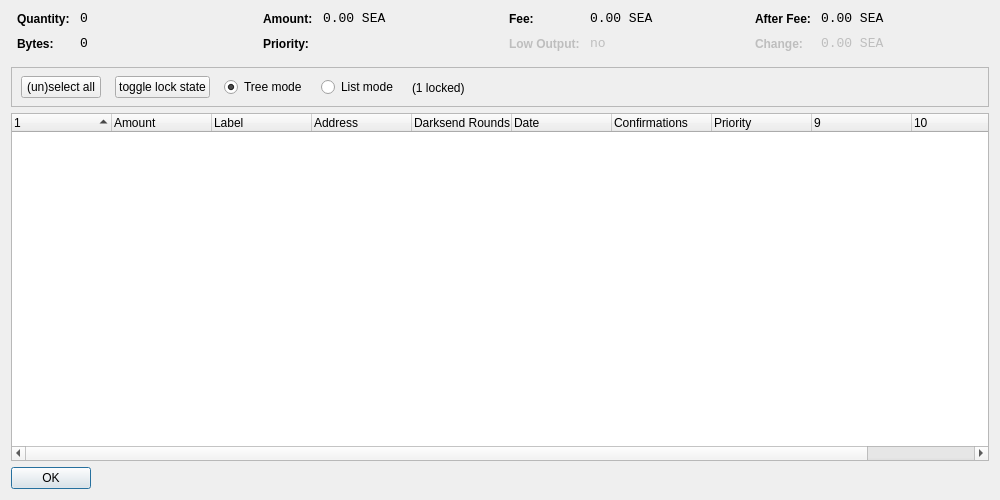
<?xml version="1.0" encoding="UTF-8"?>
<ui version="4.0">
 <class>CoinControlDialog</class>
 <widget class="QDialog" name="CoinControlDialog">
  <property name="geometry">
   <rect>
    <x>0</x>
    <y>0</y>
    <width>1000</width>
    <height>500</height>
   </rect>
  </property>
  <property name="windowTitle">
   <string>Coin Control</string>
  </property>
  <layout class="QVBoxLayout" name="verticalLayout">
   <item>
    <layout class="QHBoxLayout" name="horizontalLayoutTop" stretch="0,0,0,0">
     <property name="topMargin">
      <number>0</number>
     </property>
     <property name="bottomMargin">
      <number>10</number>
     </property>
     <item>
      <layout class="QFormLayout" name="formLayoutCoinControl1">
       <property name="horizontalSpacing">
        <number>10</number>
       </property>
       <property name="verticalSpacing">
        <number>10</number>
       </property>
       <property name="leftMargin">
        <number>6</number>
       </property>
       <property name="rightMargin">
        <number>6</number>
       </property>
       <item row="0" column="0">
        <widget class="QLabel" name="labelCoinControlQuantityText">
         <property name="styleSheet">
          <string notr="true">font-weight:bold;</string>
         </property>
         <property name="text">
          <string>Quantity:</string>
         </property>
        </widget>
       </item>
       <item row="0" column="1">
        <widget class="QLabel" name="labelCoinControlQuantity">
         <property name="font">
          <font>
           <family>Monospace</family>
           <pointsize>10</pointsize>
          </font>
         </property>
         <property name="cursor">
          <cursorShape>IBeamCursor</cursorShape>
         </property>
         <property name="contextMenuPolicy">
          <enum>Qt::ActionsContextMenu</enum>
         </property>
         <property name="text">
          <string notr="true">0</string>
         </property>
         <property name="textInteractionFlags">
          <set>Qt::LinksAccessibleByMouse|Qt::TextSelectableByKeyboard|Qt::TextSelectableByMouse</set>
         </property>
        </widget>
       </item>
       <item row="1" column="0">
        <widget class="QLabel" name="labelCoinControlBytesText">
         <property name="styleSheet">
          <string notr="true">font-weight:bold;</string>
         </property>
         <property name="text">
          <string>Bytes:</string>
         </property>
        </widget>
       </item>
       <item row="1" column="1">
        <widget class="QLabel" name="labelCoinControlBytes">
         <property name="font">
          <font>
           <family>Monospace</family>
           <pointsize>10</pointsize>
          </font>
         </property>
         <property name="cursor">
          <cursorShape>IBeamCursor</cursorShape>
         </property>
         <property name="contextMenuPolicy">
          <enum>Qt::ActionsContextMenu</enum>
         </property>
         <property name="text">
          <string notr="true">0</string>
         </property>
         <property name="textInteractionFlags">
          <set>Qt::LinksAccessibleByMouse|Qt::TextSelectableByKeyboard|Qt::TextSelectableByMouse</set>
         </property>
        </widget>
       </item>
      </layout>
     </item>
     <item>
      <layout class="QFormLayout" name="formLayoutCoinControl2">
       <property name="horizontalSpacing">
        <number>10</number>
       </property>
       <property name="verticalSpacing">
        <number>10</number>
       </property>
       <property name="leftMargin">
        <number>6</number>
       </property>
       <property name="rightMargin">
        <number>6</number>
       </property>
       <item row="0" column="0">
        <widget class="QLabel" name="labelCoinControlAmountText">
         <property name="styleSheet">
          <string notr="true">font-weight:bold;</string>
         </property>
         <property name="text">
          <string>Amount:</string>
         </property>
        </widget>
       </item>
       <item row="0" column="1">
        <widget class="QLabel" name="labelCoinControlAmount">
         <property name="font">
          <font>
           <family>Monospace</family>
           <pointsize>10</pointsize>
          </font>
         </property>
         <property name="cursor">
          <cursorShape>IBeamCursor</cursorShape>
         </property>
         <property name="contextMenuPolicy">
          <enum>Qt::ActionsContextMenu</enum>
         </property>
         <property name="text">
          <string notr="true">0.00 SEA</string>
         </property>
         <property name="textInteractionFlags">
          <set>Qt::LinksAccessibleByMouse|Qt::TextSelectableByKeyboard|Qt::TextSelectableByMouse</set>
         </property>
        </widget>
       </item>
       <item row="1" column="0">
        <widget class="QLabel" name="labelCoinControlPriorityText">
         <property name="styleSheet">
          <string notr="true">font-weight:bold;</string>
         </property>
         <property name="text">
          <string>Priority:</string>
         </property>
        </widget>
       </item>
       <item row="1" column="1">
        <widget class="QLabel" name="labelCoinControlPriority">
         <property name="font">
          <font>
           <family>Monospace</family>
           <pointsize>10</pointsize>
          </font>
         </property>
         <property name="cursor">
          <cursorShape>IBeamCursor</cursorShape>
         </property>
         <property name="contextMenuPolicy">
          <enum>Qt::ActionsContextMenu</enum>
         </property>
         <property name="text">
          <string/>
         </property>
         <property name="textInteractionFlags">
          <set>Qt::LinksAccessibleByMouse|Qt::TextSelectableByKeyboard|Qt::TextSelectableByMouse</set>
         </property>
        </widget>
       </item>
      </layout>
     </item>
     <item>
      <layout class="QFormLayout" name="formLayoutCoinControl3">
       <property name="horizontalSpacing">
        <number>10</number>
       </property>
       <property name="verticalSpacing">
        <number>10</number>
       </property>
       <property name="leftMargin">
        <number>6</number>
       </property>
       <property name="rightMargin">
        <number>6</number>
       </property>
       <item row="0" column="0">
        <widget class="QLabel" name="labelCoinControlFeeText">
         <property name="styleSheet">
          <string notr="true">font-weight:bold;</string>
         </property>
         <property name="text">
          <string>Fee:</string>
         </property>
        </widget>
       </item>
       <item row="0" column="1">
        <widget class="QLabel" name="labelCoinControlFee">
         <property name="font">
          <font>
           <family>Monospace</family>
           <pointsize>10</pointsize>
          </font>
         </property>
         <property name="cursor">
          <cursorShape>IBeamCursor</cursorShape>
         </property>
         <property name="contextMenuPolicy">
          <enum>Qt::ActionsContextMenu</enum>
         </property>
         <property name="text">
          <string notr="true">0.00 SEA</string>
         </property>
         <property name="textInteractionFlags">
          <set>Qt::LinksAccessibleByMouse|Qt::TextSelectableByKeyboard|Qt::TextSelectableByMouse</set>
         </property>
        </widget>
       </item>
       <item row="1" column="0">
        <widget class="QLabel" name="labelCoinControlLowOutputText">
         <property name="enabled">
          <bool>false</bool>
         </property>
         <property name="styleSheet">
          <string notr="true">font-weight:bold;</string>
         </property>
         <property name="text">
          <string>Low Output:</string>
         </property>
        </widget>
       </item>
       <item row="1" column="1">
        <widget class="QLabel" name="labelCoinControlLowOutput">
         <property name="enabled">
          <bool>false</bool>
         </property>
         <property name="font">
          <font>
           <family>Monospace</family>
           <pointsize>10</pointsize>
          </font>
         </property>
         <property name="cursor">
          <cursorShape>IBeamCursor</cursorShape>
         </property>
         <property name="contextMenuPolicy">
          <enum>Qt::ActionsContextMenu</enum>
         </property>
         <property name="text">
          <string notr="true">no</string>
         </property>
         <property name="textInteractionFlags">
          <set>Qt::LinksAccessibleByMouse|Qt::TextSelectableByKeyboard|Qt::TextSelectableByMouse</set>
         </property>
        </widget>
       </item>
      </layout>
     </item>
     <item>
      <layout class="QFormLayout" name="formLayoutCoinControl4">
       <property name="horizontalSpacing">
        <number>10</number>
       </property>
       <property name="verticalSpacing">
        <number>10</number>
       </property>
       <property name="leftMargin">
        <number>6</number>
       </property>
       <property name="rightMargin">
        <number>6</number>
       </property>
       <item row="0" column="0">
        <widget class="QLabel" name="labelCoinControlAfterFeeText">
         <property name="styleSheet">
          <string notr="true">font-weight:bold;</string>
         </property>
         <property name="text">
          <string>After Fee:</string>
         </property>
        </widget>
       </item>
       <item row="0" column="1">
        <widget class="QLabel" name="labelCoinControlAfterFee">
         <property name="font">
          <font>
           <family>Monospace</family>
           <pointsize>10</pointsize>
          </font>
         </property>
         <property name="cursor">
          <cursorShape>IBeamCursor</cursorShape>
         </property>
         <property name="contextMenuPolicy">
          <enum>Qt::ActionsContextMenu</enum>
         </property>
         <property name="text">
          <string notr="true">0.00 SEA</string>
         </property>
         <property name="textInteractionFlags">
          <set>Qt::LinksAccessibleByMouse|Qt::TextSelectableByKeyboard|Qt::TextSelectableByMouse</set>
         </property>
        </widget>
       </item>
       <item row="1" column="0">
        <widget class="QLabel" name="labelCoinControlChangeText">
         <property name="enabled">
          <bool>false</bool>
         </property>
         <property name="styleSheet">
          <string notr="true">font-weight:bold;</string>
         </property>
         <property name="text">
          <string>Change:</string>
         </property>
        </widget>
       </item>
       <item row="1" column="1">
        <widget class="QLabel" name="labelCoinControlChange">
         <property name="enabled">
          <bool>false</bool>
         </property>
         <property name="font">
          <font>
           <family>Monospace</family>
           <pointsize>10</pointsize>
          </font>
         </property>
         <property name="cursor">
          <cursorShape>IBeamCursor</cursorShape>
         </property>
         <property name="contextMenuPolicy">
          <enum>Qt::ActionsContextMenu</enum>
         </property>
         <property name="text">
          <string notr="true">0.00 SEA</string>
         </property>
         <property name="textInteractionFlags">
          <set>Qt::LinksAccessibleByMouse|Qt::TextSelectableByKeyboard|Qt::TextSelectableByMouse</set>
         </property>
        </widget>
       </item>
      </layout>
     </item>
    </layout>
   </item>
   <item>
    <widget class="QFrame" name="frame">
     <property name="minimumSize">
      <size>
       <width>0</width>
       <height>40</height>
      </size>
     </property>
     <property name="frameShape">
      <enum>QFrame::StyledPanel</enum>
     </property>
     <property name="frameShadow">
      <enum>QFrame::Sunken</enum>
     </property>
     <widget class="QWidget" name="horizontalLayoutWidget">
      <property name="geometry">
       <rect>
        <x>10</x>
        <y>0</y>
        <width>781</width>
        <height>41</height>
       </rect>
      </property>
      <layout class="QHBoxLayout" name="horizontalLayoutPanel" stretch="0,0,0,0,0">
       <property name="spacing">
        <number>14</number>
       </property>
       <item>
        <widget class="QPushButton" name="pushButtonSelectAll">
         <property name="sizePolicy">
          <sizepolicy hsizetype="Maximum" vsizetype="Fixed">
           <horstretch>0</horstretch>
           <verstretch>0</verstretch>
          </sizepolicy>
         </property>
         <property name="text">
          <string>(un)select all</string>
         </property>
        </widget>
       </item>
        <item>
         <widget class="QPushButton" name="pushButtonToggleLock">
          <property name="sizePolicy">
           <sizepolicy hsizetype="Maximum" vsizetype="Fixed">
            <horstretch>0</horstretch>
            <verstretch>0</verstretch>
           </sizepolicy>
          </property>
          <property name="text">
           <string>toggle lock state</string>
          </property>
          <property name="autoDefault">
           <bool>false</bool>
          </property>
         </widget>
        </item>
       <item>
        <widget class="QRadioButton" name="radioTreeMode">
         <property name="sizePolicy">
          <sizepolicy hsizetype="Maximum" vsizetype="Fixed">
           <horstretch>0</horstretch>
           <verstretch>0</verstretch>
          </sizepolicy>
         </property>
         <property name="text">
          <string>Tree mode</string>
         </property>
         <property name="checked">
          <bool>true</bool>
         </property>
        </widget>
       </item>
       <item>
        <widget class="QRadioButton" name="radioListMode">
         <property name="sizePolicy">
          <sizepolicy hsizetype="Maximum" vsizetype="Fixed">
           <horstretch>0</horstretch>
           <verstretch>0</verstretch>
          </sizepolicy>
         </property>
         <property name="text">
          <string>List mode</string>
         </property>
        </widget>
       </item>
        <item>
         <widget class="QLabel" name="labelLocked">
          <property name="text">
           <string>(1 locked)</string>
          </property>
         </widget>
        </item>
       <item>
        <spacer name="horizontalSpacer">
         <property name="orientation">
          <enum>Qt::Horizontal</enum>
         </property>
         <property name="sizeHint" stdset="0">
          <size>
           <width>40</width>
           <height>20</height>
          </size>
         </property>
        </spacer>
       </item>
      </layout>
     </widget>
    </widget>
   </item>
   <item>
    <widget class="CoinControlTreeWidget" name="treeWidget">
     <property name="contextMenuPolicy">
      <enum>Qt::CustomContextMenu</enum>
     </property>
     <property name="sortingEnabled">
      <bool>false</bool>
     </property>
     <property name="columnCount">
      <number>11</number>
     </property>
     <attribute name="headerShowSortIndicator" stdset="0">
      <bool>true</bool>
     </attribute>
     <attribute name="headerStretchLastSection">
      <bool>false</bool>
     </attribute>
     <column>
      <property name="text">
       <string/>
      </property>
     </column>
     <column>
      <property name="text">
       <string>Amount</string>
      </property>
     </column>
     <column>
      <property name="text">
       <string>Label</string>
      </property>
     </column>
     <column>
      <property name="text">
       <string>Address</string>
      </property>
     </column>
     <column>
      <property name="text">
       <string>Darksend Rounds</string>
      </property>
    </column>
     <column>
      <property name="text">
       <string>Date</string>
      </property>
     </column>
     <column>
      <property name="text">
       <string>Confirmations</string>
      </property>
      <property name="toolTip">
       <string>Confirmed</string>
      </property>
     </column>
     <column>
      <property name="text">
       <string>Priority</string>
      </property>
     </column>
     <column>
      <property name="text">
       <string/>
      </property>
     </column>
     <column>
      <property name="text">
       <string/>
      </property>
     </column>
     <column>
      <property name="text">
       <string/>
      </property>
     </column>
     <column>
      <property name="text">
       <string/>
      </property>
     </column>
    </widget>
   </item>
   <item>
    <widget class="QDialogButtonBox" name="buttonBox">
     <property name="sizePolicy">
      <sizepolicy hsizetype="Maximum" vsizetype="Fixed">
       <horstretch>0</horstretch>
       <verstretch>0</verstretch>
      </sizepolicy>
     </property>
     <property name="orientation">
      <enum>Qt::Horizontal</enum>
     </property>
     <property name="standardButtons">
      <set>QDialogButtonBox::Ok</set>
     </property>
    </widget>
   </item>
  </layout>
 </widget>
 <customwidgets>
  <customwidget>
   <class>CoinControlTreeWidget</class>
   <extends>QTreeWidget</extends>
   <header>coincontroltreewidget.h</header>
  </customwidget>
 </customwidgets>
 <resources/>
 <connections/>
</ui>
